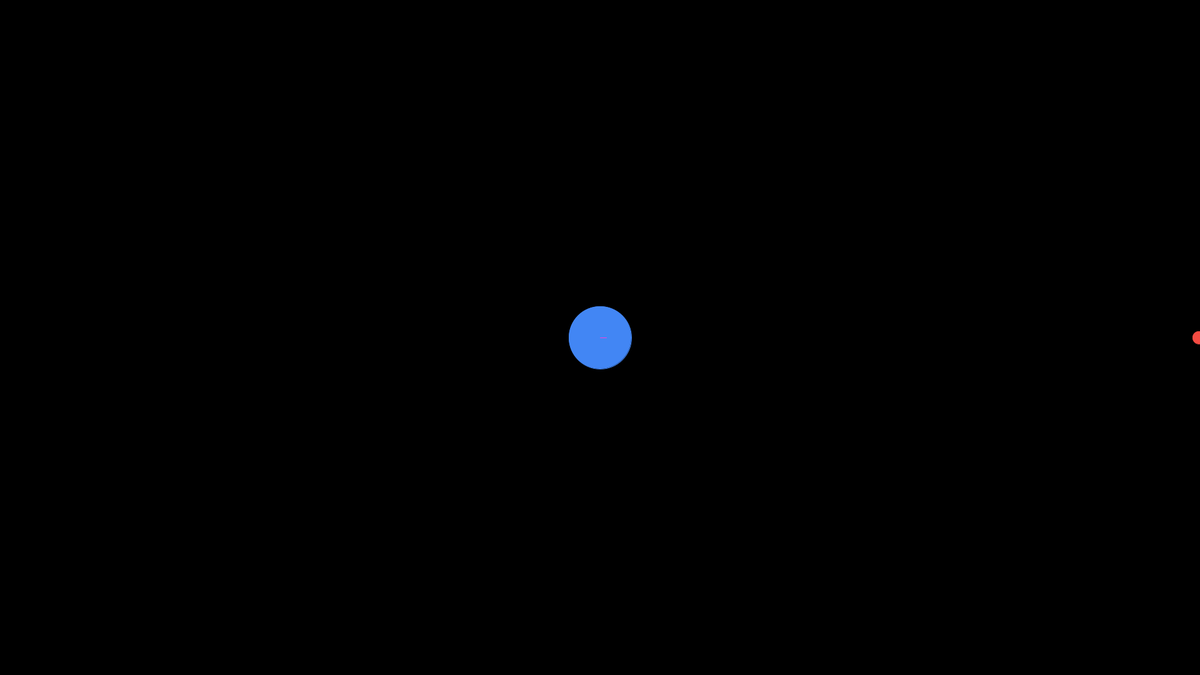
Frame 1 (no input)
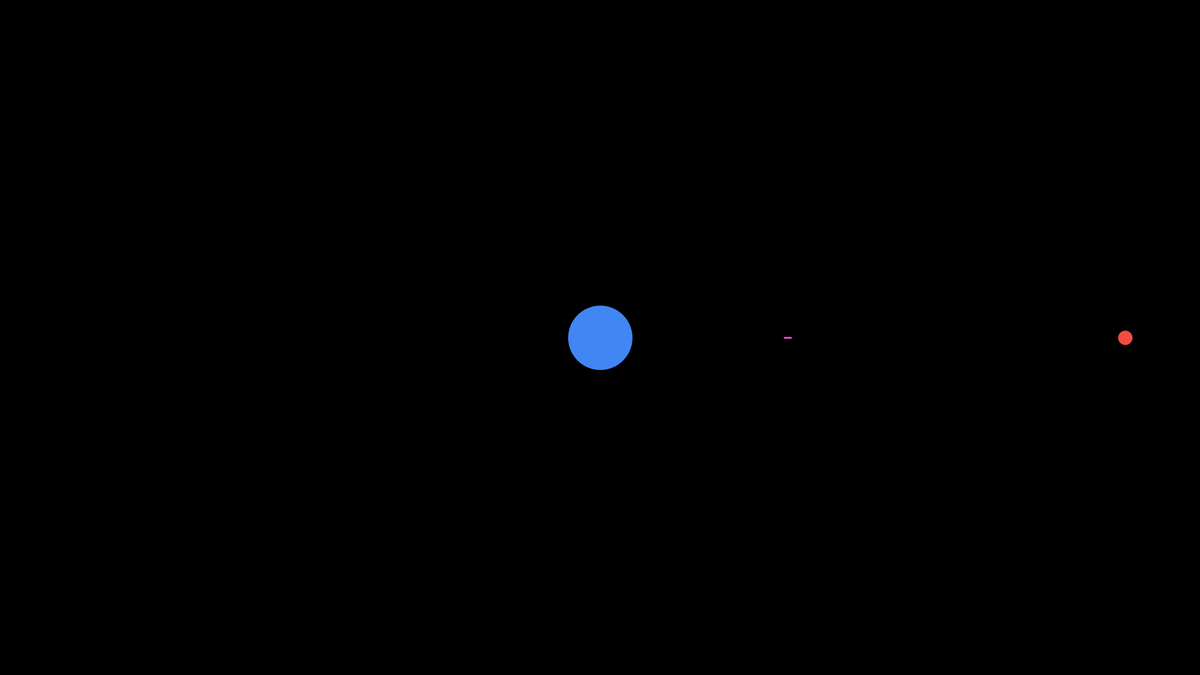
Frame 60 (the mouse pressed at the canvas centre just before this capture)
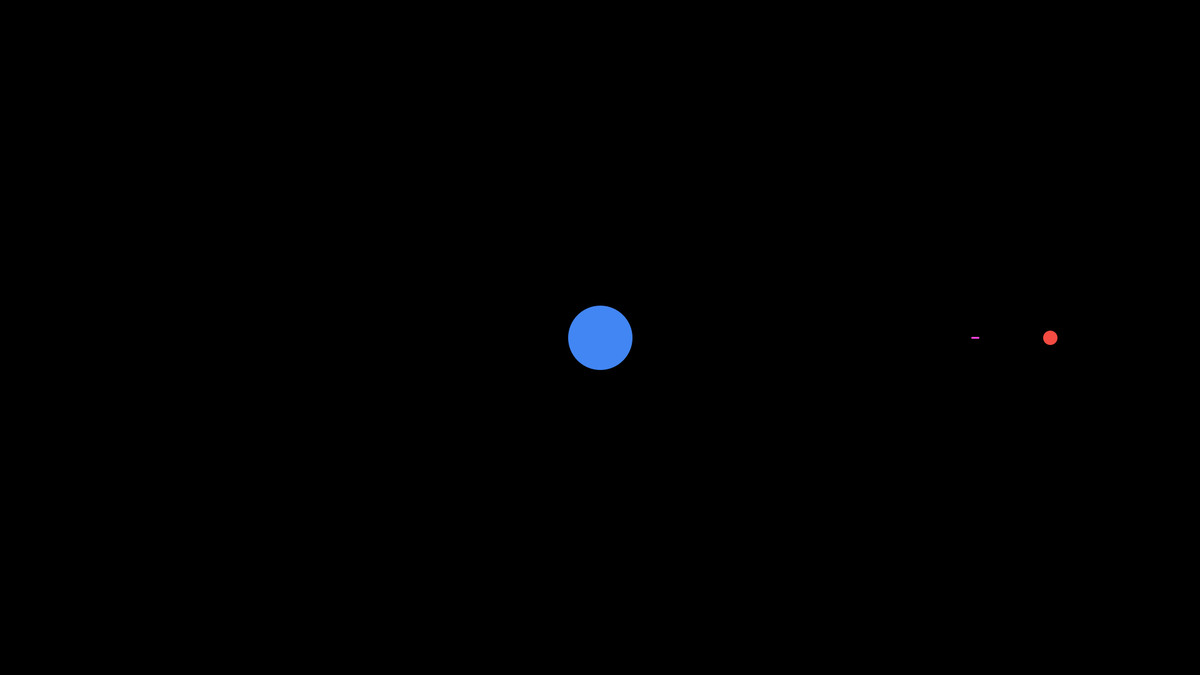
Frame 120 (the mouse held since frame 60 and released just before this capture)

The Processing sketch that drew these frames (run headless with seeded random() and noise(); from frame 60 on, the mouse is pressed at the canvas centre):

// Processing sketch: GCC_Game1
// ── GCC_Game1.pde
//player blue (66, 134, 244)
//enemy red (244, 75, 66)
//bullets pink (244, 65, 217)
Player player;
ArrayList<Enemy> enemies = new ArrayList<Enemy>();
int mode = 0;

void setup() {
  size(1920, 1080);
  player = new Player();
  enemies.add(new Enemy());
  player.shoot();
}

  void draw() {
    if (mode == 0) {  
    background(0, 0, 0);
    player.show();
    for (Enemy enemy: enemies) {
      enemy.approachFromRight();
      enemy.show();
      if (enemy.x < width / 2) {
        mode = 1;
      }
    }
    for (int i = 0; i < player.bullets.size(); i++) {
      player.bullets.get(i).show();
      player.bullets.get(i).launchRight();
      for (int j = 0; j < enemies.size(); j++) {
         if (player.bullets.get(i).x > enemies.get(j).x) {
           player.bullets.remove(i);
           enemies.remove(j);
         }
      }
    }
    } else {
      background(255, 255, 255);
    }
  }

//4th floor of Franklin Terrace building at VCU in room 401 Concept Art Club

// ── Bullet.pde
class Bullet {

float x = width / 2;
float y = height / 2;
float bulletSpeed = 5;

void launchRight() {
  x = x + bulletSpeed;
}

void launchLeft() {
  x = x - bulletSpeed;
}

//void killEnemy() {
  
//}

void show() {
  stroke(244, 65, 217);
  line(x, y, x + 10, y);
  strokeWeight(3);
}

}

// ── Direction.pde
enum Direction {
    RIGHT, LEFT;
  }

// ── Enemy.pde
class Enemy {
  float x = width;
  float y = height / 2;
  float enemySpeed = 2;
  //show
  //approachfromright
  //approachfromleft
  
  void show() {
    stroke(244, 75, 66);
    fill(244, 75, 66);
    circle(x, y, 20);
  }
  
  void approachFromRight() {
    x = x - enemySpeed;
  }
}

// ── Player.pde
class Player {
  float x = width / 2;
  float y = height / 2;
  int direction = 1; //1 represents facing right, 0 represents facing left
  ArrayList<Bullet> bullets = new ArrayList<Bullet>();
  
  //show
  //faceRight
  //faceLeft
  //shoot
  
  void show() {
    stroke(66, 134, 244);
    fill(66, 134, 244);
    circle(x, y, 100);
  }
  
  void shoot() {
    Bullet newBullet = new Bullet();
    bullets.add(newBullet);
  }
  
}
